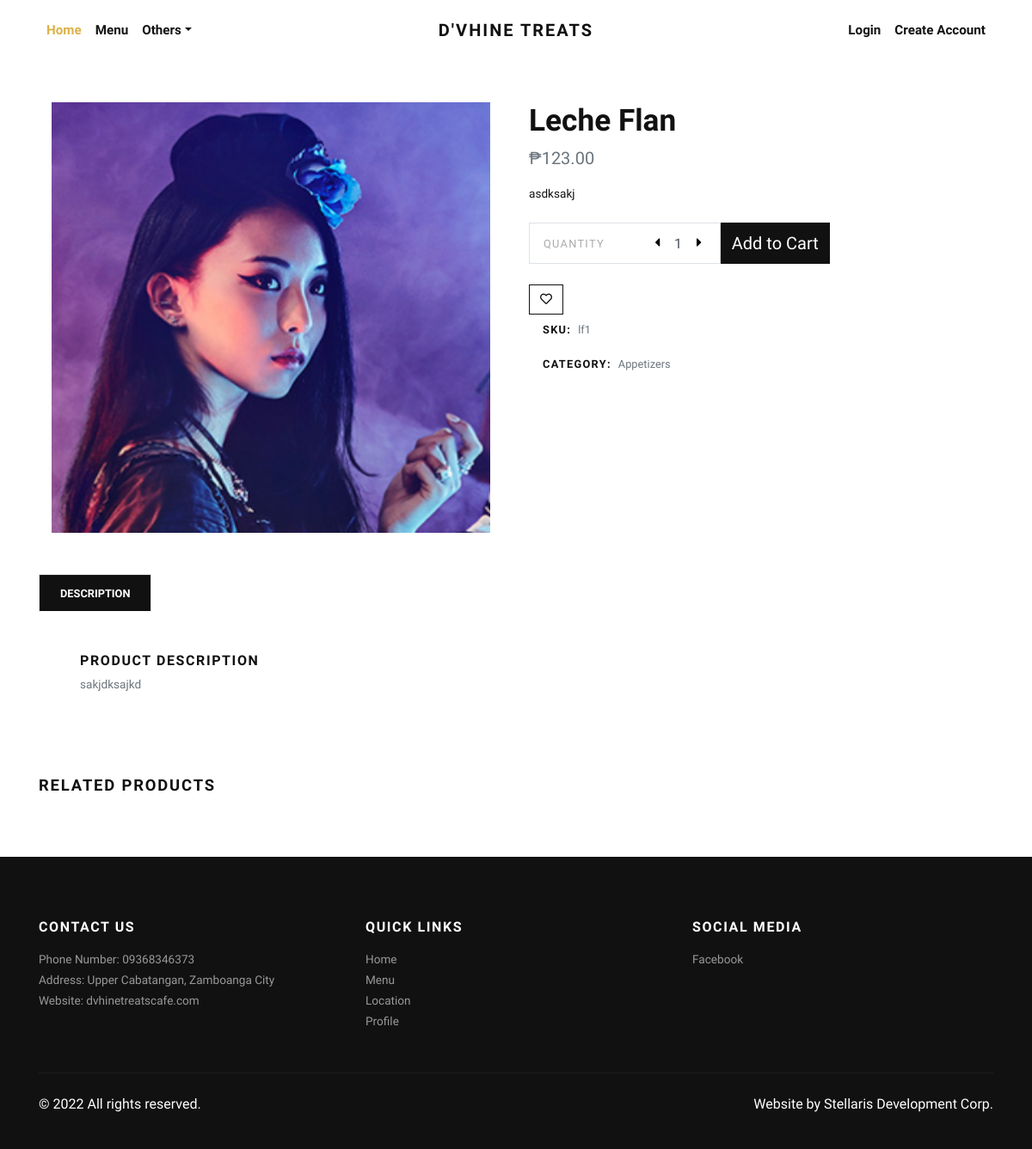
The app's page /product/leche-flan/ with its own data.
### store/models.py (models this page shows, shortened)
class Product(models.Model):
    title = models.CharField(max_length=150, verbose_name="Product Title")
    slug = models.SlugField(max_length=160, verbose_name="Product Slug")
    sku = models.CharField(max_length=255, unique=True, verbose_name="Unique Product ID (SKU)")
    short_description = models.TextField(verbose_name="Short Description")
    detail_description = models.TextField(blank=True, null=True, verbose_name="Detail Description")
    product_image = models.ImageField(upload_to='product', blank=True, null=True, verbose_name="Product Image")
    price = models.DecimalField(max_digits=8, decimal_places=2)
    category = models.ForeignKey(Category, verbose_name="Product Categoy", on_delete=models.CASCADE)
    is_active = models.BooleanField(verbose_name="Is Active?")
    is_featured = models.BooleanField(verbose_name="Is Featured?")
    created_at = models.DateTimeField(auto_now_add=True, verbose_name="Created Date")
    updated_at = models.DateTimeField(auto_now=True, verbose_name="Updated Date")
    class Meta:
        verbose_name_plural = 'Products'
        ordering = ('-created_at', )

class Category(models.Model):
    title = models.CharField(max_length=50, verbose_name="Category Title")
    slug = models.SlugField(max_length=55, verbose_name="Category Slug")
    description = models.TextField(blank=True, verbose_name="Category Description")
    category_image = models.ImageField(upload_to='category', blank=True, null=True, verbose_name="Category Image")
    is_active = models.BooleanField(verbose_name="Is Active?")
    is_featured = models.BooleanField(verbose_name="Is Featured?")
    created_at = models.DateTimeField(auto_now_add=True, verbose_name="Created Date")
    updated_at = models.DateTimeField(auto_now=True, verbose_name="Updated Date")
    class Meta:
        verbose_name_plural = 'Categories'
        ordering = ('-created_at', )
    def __str__(self):
        return self.title

### store/views.py (the view)
# urls.py: path('product/<slug:slug>/', views.detail, name="product-detail"),
def detail(request, slug):
    product = get_object_or_404(Product, slug=slug)
    not_products = Product.objects.filter(is_active=False, id=product.id)
    related_products = Product.objects.exclude(id=product.id).filter(is_active=True, category=product.category)
    context = {
        'product': product,
        'related_products': related_products,
        'not_products': not_products,
    }
    return render(request, 'store/detail.html', context)

### store/context_preprocessors.py (called while the page is built)
def store_menu(request):
    categories = Category.objects.filter(is_active=True)
    context = {
        'categories_menu': categories,
    }
    return context

def cart_menu(request):
    if request.user.is_authenticated:
        cart_items= Cart.objects.filter(user=request.user)
        context = {
            'cart_items': cart_items,
        }
    else:
        context = {}
    return context

### templates/store/detail.html (shortened to what this page needs)
{% extends 'base.html' %}
{% load static %}
    {% block content %}
      <section class="py-5">
        <div class="container">
          <div class="row mb-5">
            <div class="col-lg-6">
              <div class="row m-sm-0">
                <div class="col-sm-12 order-1 order-sm-2">
                  <div class="owl-carousel product-slider" data-slider-id="1">
                    {% if product.product_image %}
                      <a class="d-block" href="{{product.product_image.url}}" data-lightbox="product" title="{{product.title}}"><img class="img-fluid" src="{{product.product_image.url}}" alt="{{product.title}}"></a>
                      {% else %}
                      <a class="d-block" href="{% static 'img/product-detail-1.jpg' %}" data-lightbox="product" title="{{product.title}}"><img class="img-fluid" src="{% static 'img/product-detail-1.jpg' %}" alt="{{product.title}}"></a>
                    {% endif %}
                  </div>
                </div>
              </div>
            </div>
            <div class="col-lg-6">
              <h1>{{product.title}}</h1>
              <p class="text-muted lead">₱{{product.price}}</p>
              <p class="text-small mb-4">{{product.short_description}}</p>
              <div class="row align-items-stretch mb-4">
                <div class="col-sm-5 pr-sm-0">
                  <div class="border d-flex align-items-center justify-content-between py-1 px-3 bg-white border-white"><span class="small text-uppercase text-gray mr-4 no-select">Quantity</span>
                    <div class="quantity">
                      <button class="dec-btn p-0"><i class="fas fa-caret-left"></i></button>
                      <input name="quantity" class="form-control border-0 shadow-0 p-0" type="text" value="1">
                      <button class="inc-btn p-0"><i class="fas fa-caret-right"></i></button>
                    </div>
                  </div>
                </div>
                {% if not_products %}
                <div class="col-sm-3 pl-sm-0">
                    <button type="submit" class="btn btn-dark btn-lg btn-block h-100 d-flex align-items-center justify-content-center px-0">Not Available</button>
                </div>
                {% else %}
                <div class="col-sm-3 pl-sm-0">
                  <form action="{% url 'store:add-to-cart' %}">
                    <button type="submit" class="btn btn-dark btn-lg btn-block h-100 d-flex align-items-center justify-content-center px-0">Add to Cart</button>
                  </form>
                </div>
                {% endif %}
              </div>
              <form action="{% url 'store:add-to-favorite' %}">
                <button class="btn btn-sm btn-outline-dark"><i class="far fa-heart"></i></button>
              </form>
              <ul class="list-unstyled small d-inline-block">
                <li class="px-3 py-2 mb-1 bg-white"><strong class="text-uppercase">SKU:</strong><span class="ml-2 text-muted">{{product.sku}}</span></li>
                <li class="px-3 py-2 mb-1 bg-white text-muted"><strong class="text-uppercase text-dark">Category:</strong><a class="reset-anchor ml-2" href="{% url 'store:category-products' product.category.slug %}">{{product.category}}</a></li>
              </ul>
            </div>
          </div>
          <ul class="nav nav-tabs border-0" id="myTab" role="tablist">
            <li class="nav-item"><a class="nav-link active" id="description-tab" data-toggle="tab" href="#description" role="tab" aria-controls="description" aria-selected="true">Description</a></li>
          </ul>
          <div class="tab-content mb-5" id="myTabContent">
            <div class="tab-pane fade show active" id="description" role="tabpanel" aria-labelledby="description-tab">
              <div class="p-4 p-lg-5 bg-white">
                <h6 class="text-uppercase">Product description </h6>
                <p class="text-muted text-small mb-0">{{product.detail_description}}</p>
              </div>
            </div>
          </div>
          <h2 class="h5 text-uppercase mb-4">Related products</h2>
        </div>
      </section>
      {% endblock content %}

### stellaris_database/static/css/style.default.css (style rules this page uses)
.text-small { font-size: 0.85rem !important; }
.text-gray { color: #aaa !important; }
strong { font-weight: 700; }
.quantity { display: -ms-flexbox; display: flex; -ms-flex-align: center; align-items: center; font-family: inherit; }
.quantity input { width: 2rem; text-align: center; }
.quantity button { background: none; border: none; width: 1rem; outline: none; }
.text-uppercase { text-transform: uppercase; letter-spacing: 0.1em; }
.border { border: 1px solid #dee2e6 !important; }
.shadow-0 { box-shadow: none !important; }
.reset-anchor { color: inherit; transition: all 0.3s; }
.no-select { cursor: default; -webkit-user-select: none; -moz-user-select: none; -ms-user-select: none; user-select: none; }
.btn { font-weight: 400; border: 1px solid transparent; font-family: inherit; padding: 0.375rem 1.5rem; font-size: 1rem; line-height: 1.5; border-radius: 0; transition: color 0.15s ease-in-out, background-color 0.15s ease-in-out, border-color 0.15s ease-in-out, box-shadow 0.15s ease-in-out; }
.btn-dark { color: #fff; background-color: #111111; border-color: #111111; }
.btn-outline-dark { color: #111111; background-color: transparent; background-image: none; border-color: #111111; }
.btn-lg { padding: 0.5rem 1rem; font-size: 1.25rem; line-height: 1.5; border-radius: 0; }
.btn-sm { padding: 0.375rem 0.75rem; font-size: 0.875rem; line-height: 1.5; border-radius: 0; }
body { font-family: "Libre Franklin", sans-serif; font-size: 1rem; font-weight: 400; line-height: 1.5; color: #111111; background-color: #fff; }
a { color: #dcb14a; text-decoration: none; }
h1, h2, h3, h4, h5, h6, .h1, .h2, .h3, .h4, .h5, .h6 { margin-bottom: 0.5rem; font-family: inherit; font-weight: 900; line-height: 1.2; color: inherit; }
h1, .h1 { font-size: 2.2rem; }
h2, .h2 { font-size: 1.9rem; }
h5, .h5 { font-size: 1.15rem; }
h6, .h6 { font-size: 1rem; }
.lead { font-size: 1.25rem; font-weight: 300; }
small, .small { font-size: 80%; font-weight: 400; }
.text-dark { color: #111111 !important; }
.form-control { padding: 0.375rem 0.75rem; font-size: 1rem; line-height: 1.5; color: #495057; background-color: #fff; border: 1px solid #ced4da; border-radius: 0; transition: border-color 0.15s ease-in-out, box-shadow 0.15s ease-in-out; }
.form-control::placeholder { color: #adb5bd; font-size: 0.85rem; font-weight: 400; }
.nav-link { padding: 0.5rem 1rem; }
.nav-tabs .nav-item { margin-bottom: -1px; }
.nav-tabs .nav-link { border: 1px solid transparent; font-family: inherit; color: #111111; text-transform: uppercase; font-size: 0.8rem; transition: all 0.3s; font-weight: 700; padding: 0.7rem 1.5rem; background: #fff; border-top-left-radius: 0; border-top-right-radius: 0; }
.nav-tabs .nav-link.active, .nav-tabs .nav-link:hover, .nav-tabs .nav-item.show .nav-link { background: #111111; background-color: #111111; color: #fff; }

### records on screen
Product: product_image (picture), title "Leche Flan", price "123.00", short_description "asdksakj", sku "lf1", category "Appetizers", detail_description "sakjdksajkd"
